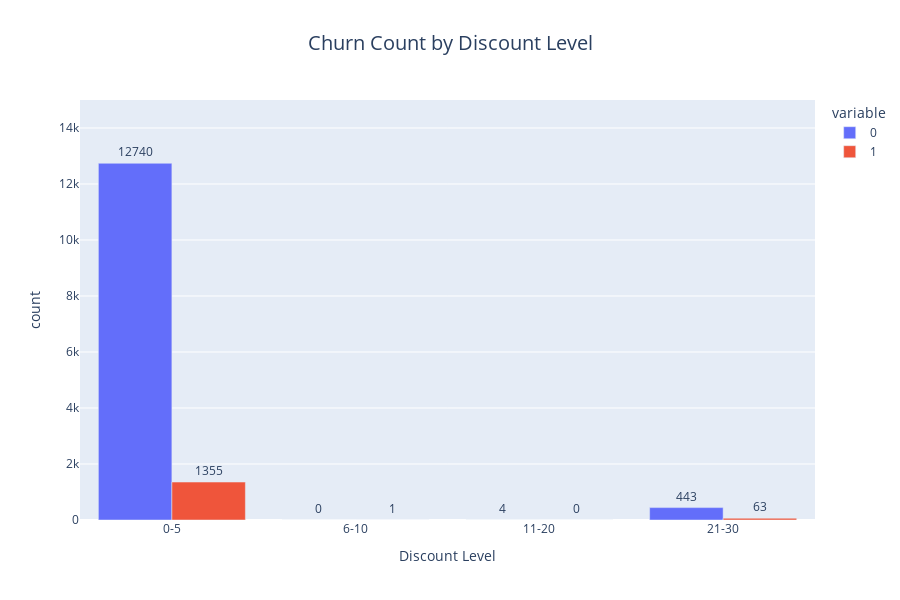

Notebook cell for this chart:
### Markdown cell above
<div style="background: #1D1E26; width: 800px; color: #D9B4B7; border-radius: 10px; margin: auto; padding: 20px;">
    <h3 style="text-align:center;color:#15BFAE">Summary</h3>
    <ul>
        <li>For non-churned customers (churn = 0), the average contract tenure is approximately 2022.20 days.</li>
        <li>For churned customers (churn = 1), the average contract tenure is slightly lower, approximately 1871.24 days.</li>
        <li>This suggests that there is a difference in the average contract tenure between churned and non-churned customers. Specifically, churned customers tend to have slightly shorter contract tenures on average compared to non-churned customers.</li>
    </ul>
</div>

### Code cell
bins = [-1, 5, 10, 20, 30]
labels = ['0-5', '6-10', '11-20', '21-30']
descount_level=pd.cut(client['forecast_discount_energy'],bins=bins,labels=labels)
client['descount_level']=descount_level
churn_discount=pd.crosstab(client.descount_level,client.churn)
fig=px.bar(churn_discount,x=churn_discount.index,y=[0,1],text='value',
           labels={'value':'count','descount_level':'Discount Level'},barmode='group',title='Churn Count by Discount Level',)
fig.update_traces(texttemplate='%{text}',textposition='outside')
fig.update_layout(title_font=dict(size=20),title_x=0.5, height=600)
fig.update_xaxes(title_font=dict(size=14),tickfont=dict(size=12))
fig.update_yaxes(title_font=dict(size=14),tickfont=dict(size=12),range=[0,15000])
fig.show()

### Figure 1 — Plotly figure (JSON) as saved in the notebook; plotly's stock layout.template omitted (floating-point values rounded to 4 significant figures)
{"data": [{"alignmentgroup": "True", "hovertemplate": "variable=0<br>Discount Level=%{x}<br>count=%{text}<extra></extra>", "legendgroup": "0", "marker": {"color": "#636efa", "pattern": {"shape": ""}}, "name": "0", "offsetgroup": "0", "orientation": "v", "showlegend": true, "text": [12740, 0, 4, 443], "textposition": "outside", "texttemplate": "%{text}", "type": "bar", "x": ["0-5", "6-10", "11-20", "21-30"], "xaxis": "x", "y": [12740, 0, 4, 443], "yaxis": "y"}, {"alignmentgroup": "True", "hovertemplate": "variable=1<br>Discount Level=%{x}<br>count=%{text}<extra></extra>", "legendgroup": "1", "marker": {"color": "#EF553B", "pattern": {"shape": ""}}, "name": "1", "offsetgroup": "1", "orientation": "v", "showlegend": true, "text": [1355, 1, 0, 63], "textposition": "outside", "texttemplate": "%{text}", "type": "bar", "x": ["0-5", "6-10", "11-20", "21-30"], "xaxis": "x", "y": [1355, 1, 0, 63], "yaxis": "y"}], "layout": {"barmode": "group", "height": 600, "legend": {"title": {"text": "variable"}, "tracegroupgap": 0}, "title": {"font": {"size": 20}, "text": "Churn Count by Discount Level", "x": 0.5}, "xaxis": {"anchor": "y", "domain": [0, 1], "tickfont": {"size": 12}, "title": {"font": {"size": 14}, "text": "Discount Level"}}, "yaxis": {"anchor": "x", "domain": [0, 1], "range": [0, 15000], "tickfont": {"size": 12}, "title": {"font": {"size": 14}, "text": "count"}}}}
